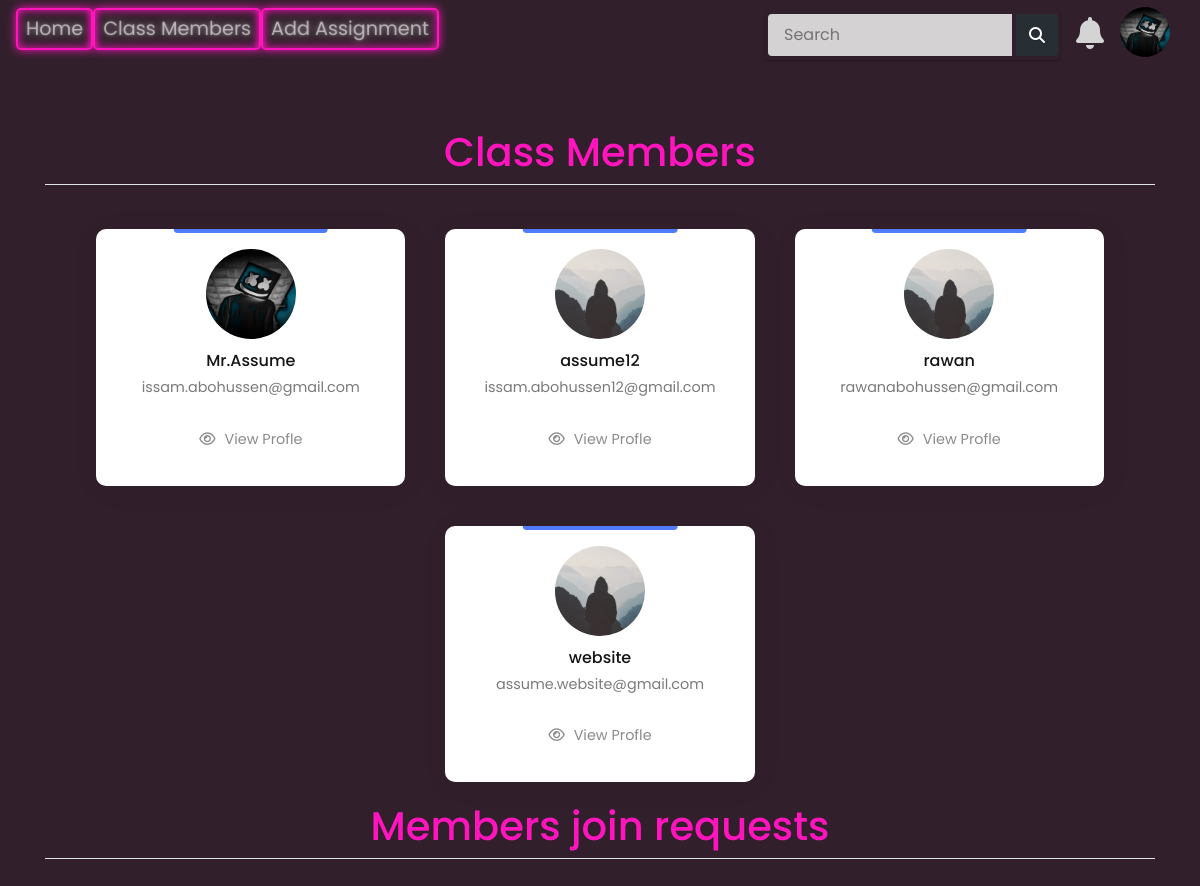
/ClassMembers (signed in), run on an earlier commit of the app's database.
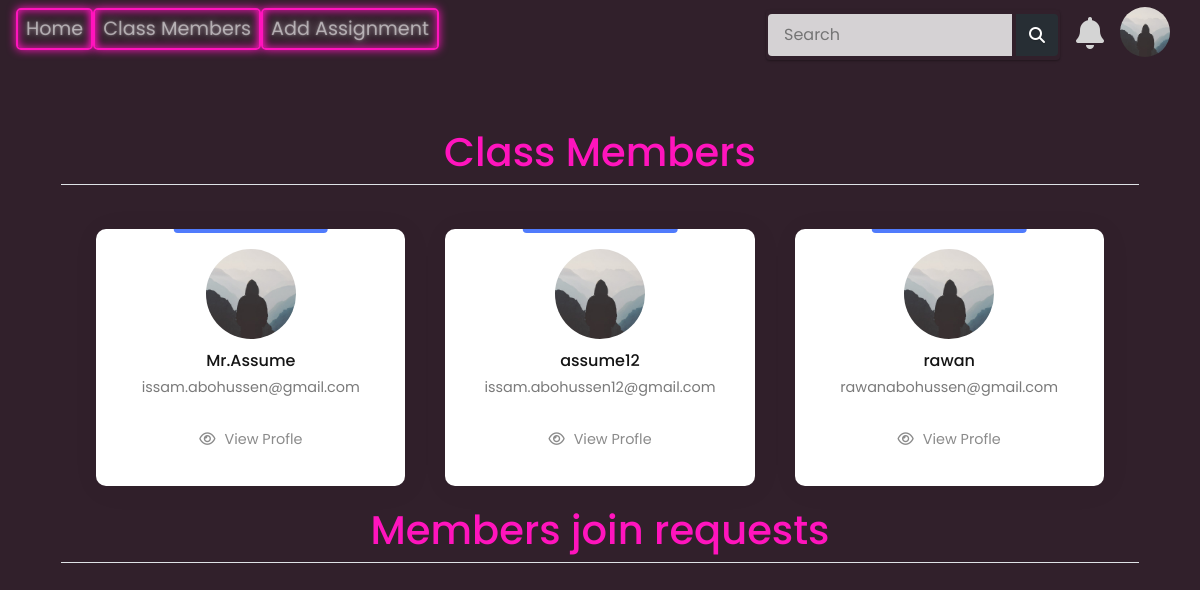
And on a later commit of the database.
### tables this page shows
CREATE TABLE users (id INTEGER PRIMARY KEY AUTOINCREMENT NOT NULL, username TEXT NOT NULL, email TEXT NOT NULL, password TEXT NOT NULL, role TEXT NOT NULL, school TEXT NOT NULL, grade TEXT NOT NULL, profile_pic TEXT NOT NULL, groupNumber INTEGER NOT NULL);

### app.py (the view)
@app.route('/ClassMembers', methods=['GET', 'POST'])
@login_required
def ClassMembers():
    currentUser = db.execute("SELECT * FROM users WHERE id = ?;", session["user_id"])
    Members = db.execute("SELECT * FROM users WHERE groupNumber = ?;", currentUser[0]["groupNumber"])
    MembersQueue = db.execute("SELECT * FROM users JOIN joinGroupQueue ON users.username = joinGroupQueue.userUsername;")
    for Member in Members:
        Member["profile_pic"] = os.path.join(app.config["UPLOAD_FODER"], Member["profile_pic"])
    for Member in MembersQueue:
        Member["profile_pic"] = os.path.join(app.config["UPLOAD_FODER"], Member["profile_pic"])
    navbar_data = get_navbar_data(session["user_id"])
    return render_template("ClassMembers.html", loggedIn="True", Members=Members, MembersQueue=MembersQueue, navbar_data=navbar_data)

### app.py (called while the page is built)
@app.after_request
def after_request(response):
    response.headers["Cache-Control"] = "no-cache, no-store, must-revalidate"
    response.headers["Expires"] = 0
    response.headers["Pragma"] = "no-cache"
    return response

### helpers.py (called while the page is built, shortened)
def login_required(f):
    @wraps(f)
    def decorated_function(*args, **kwargs):
        if session.get("user_id") is None:
            return redirect("/login")
        return f(*args, **kwargs)
    return decorated_function

def get_navbar_data(userId):
    row = db.execute("SELECT * FROM users WHERE id = ?", userId)
    role = row[0]["role"]
    username = row[0]["username"]
    groupNumber = row[0]["groupNumber"]
    profile_pic_path = row[0]["profile_pic"]
    notifications = db.execute("SELECT * FROM notifications WHERE userId = ? ORDER BY dateTime DESC;", session["user_id"])
    navbar_data = [
        {"username": username,
        "groupNumber": groupNumber,
        "role": role,
        "profile_pic_path": profile_pic_path},
        {"notifications": notifications},
        {"notificationslenght": len(notifications)}
    ]
    return navbar_data

### templates/ClassMembers.html (shortened to what this page needs)
{% extends "base.html" %} {% block title %}Login{% endblock %} {% block content %}
<head>
    <link rel="stylesheet" href="{{ url_for('static', filename='styles/btn_style.css')}}">
    <link rel="stylesheet" href="{{ url_for('static', filename='styles/style.css')}}">
    <link rel="stylesheet" href="{{ url_for('static', filename='styles/members.css')}}">
</head>
<body style="background-color: hsl(323 21% 16%);">
    <div class="content-section">
        <fieldset class="form-group">
            <legend class="border-bottom mb-4"><h1>Class Members</h1></legend>
            <div class="container">
                {% for Member in Members %}
                <div class="box">
                    <div class="top-bar"></div>
                    <div class="content">
                        <img src="{{ Member["profile_pic"] }}" alt="">
                        <strong>{{ Member["username"] }}</strong>
                        <p>{{ Member["email"] }}</p>
                    </div>
                    <div class="btn">
                        <a href="/{{ Member["username"] }}"><i class="fa fa-eye" aria-hidden="true"></i>View Profle</a>
                    </div>
                </div>
                {% endfor %}
            </div>
            {% if  navbar_data[0]["role"] =="Teacher"%}
            <legend class="border-bottom mb-4"><h1>Members join requests</h1></legend>
            {% endif %}
        </fieldset>
    </div>
</body>
{% endblock %}

### templates/base.html (shortened to what this page needs)
<!DOCTYPE html>
<html>
<head>
    <link rel="stylesheet" href="https://stackpath.bootstrapcdn.com/bootstrap/4.4.1/css/bootstrap.min.css" />
    <link rel="stylesheet" href="https://stackpath.bootstrapcdn.com/font-awesome/4.7.0/css/font-awesome.min.css" />
    <link rel="stylesheet" href="/static/styles/base.css"/>
</head>
<body>
    <nav class="navbar navbar-expand-lg navbar-dark">
        <div class="collapse navbar-collapse" id="navbar">
            <div class="navbar-nav">
                {% if  loggedIn=="True"%}
                <a class="nav-item nav-link neon-button-nav" id="home" href="/">Home</a>
                <a class="nav-item nav-link neon-button-nav" id="ClassMembers" href="/ClassMembers">Class Members</a>
                {% if  navbar_data[0]["role"] =="Teacher"%}
                <a class="nav-item nav-link neon-button-nav" id="AddVokabulary" href="/AddAssignment">Add Assignment</a>
                {% endif %}
                {% else %}
                <a class="nav-item nav-link neon-button-nav" id="login" href="/login">Login</a>
                <a class="nav-item nav-link neon-button-nav" id="signUp" href="/sign-up">Sign Up</a>
                {% endif %}
            </div>
        </div>
    </nav>
    {% if  loggedIn=="True"%}
    <div class="action">
      <div id="profile" class="profile">
        <img src="/static/profile_pics/{{ navbar_data[0]["profile_pic_path"] }}">
      </div>
    </div>
    <div id="wrapper" class="wrapper">
      <div class="notification_wrap">
        <div class="notification_icon">
          <i class="fas fa-bell"></i>
        </div>
    </div>
    <div class="search">
      <input id="serchBox" type="text" class="textbox" placeholder="Search">
      <input title="Search" value="" type="submit" class="button">
    </div>
    {% endif %}
  </div>
    <div class="container">{% block content %} {% endblock %}</div>
</body>
</html>

### static/styles/base.css (style rules this page uses)
* { margin: 0; padding: 0; font-family: 'Poppins', sans-serif; }
.action { position: fixed; top: 7px; right: 30px; z-index: 10; }
.action .profile { position: relative; width: 50px; height: 50px; border-radius: 50%; overflow: hidden; cursor: pointer; }
.action .profile img { position: absolute; top: 0; left: 0; width: 100%; height: 100%; object-fit: cover; }
.wrapper { position: fixed; top: 10px; right: -140px; z-index: 9; }
.notification_wrap { width: 500px; }
.notification_wrap .notification_icon { position: relative; width: 50px; height: 50px; font-size: 32px; margin: 0 auto; text-align: center; color: #d4d4d4; }
.notification_wrap .notification_icon .fa-bell { cursor: pointer; }
.search { outline: 0; -webkit-box-shadow: 0 1px 3px rgba(0, 0, 0, 0.12), 0 1px 2px rgba(0, 0, 0, 0.24); box-shadow: 0 1px 3px rgba(0, 0, 0, 0.12), 0 1px 2px rgba(0, 0, 0, 0.24); -webkit-border-radius: 4px; border-radius: 4px; position: fixed; top: 10px; right: 140px; }
.search > .textbox { outline: 0; height: 42px; width: 244px; line-height: 42px; padding: 0 16px; background-color: rgba(255, 255, 255, 0.8); color: #212121; border: 0; float: left; -webkit-border-radius: 4px 0 0 4px; border-radius: 4px 0 0 4px; }
.search > .button { outline: 0; background: none; background-color: rgba(38, 50, 56, 0.8); float: left; height: 42px; width: 42px; text-align: center; line-height: 42px; border: 0; color: #FFF; font: normal normal normal 14px/1 FontAwesome; font-size: 16px; text-rendering: auto; text-shadow: 0 1px 1px rgba(0, 0, 0, 0.2); -webkit-transition: background-color .4s ease; transition: background-color .4s ease; -webkit-border-radius: 0 4px 4px 0; border-radius: 0 4px 4px 0; }

### static/styles/btn_style.css (style rules this page uses)
:root { --clr-neon: hsl(317 100% 54%); --clr-bg: hsl(323 21% 16%); }
*, *::before, *::after { box-sizing: border-box; }
body { min-height: 100vh; background: var(--clr-bg); font-family: "Balsamiq Sans", cursive; color: var(--clr-neon); }
.neon-button-nav { font-size: 1.2rem; display: inline-block; cursor: pointer; text-decoration: none; color: var(--clr-neon); border: var(--clr-neon) 0.125em solid; padding: 0.25em 1em; border-radius: 0.25em; text-shadow: 0 0 0.125em hsl(0 0% 100% / 0.3), 0 0 0.45em currentColor; box-shadow: inset 0 0 0.5em 0 var(--clr-neon), 0 0 0.5em 0 var(--clr-neon); position: relative; padding-left: 30em; padding-right: 30em; }
.neon-button-nav::after { content: ""; position: absolute; top: 0; bottom: 0; left: 0; right: 0; box-shadow: 0 0 2em 0.5em var(--clr-neon); opacity: 0; background-color: var(--clr-neon); z-index: -1; transition: opacity 100ms linear; }
.content-section { margin-top: 20px; margin-top: 70px; }

### static/styles/style.css (style rules this page uses)
input { width: 45%; margin: 4px 2px; box-sizing: border-box; }
* { -webkit-box-sizing: border-box; -moz-box-sizing: border-box; box-sizing: border-box; margin: 0; padding: 0; }
h1, h3 { text-align: center; }

### static/styles/members.css (style rules this page uses)
* { box-sizing: border-box; padding: 0; margin: 0; }
body { width: 100%; font-family: 'Roboto', sans-serif; margin: 0; padding: 0; background: #b8dae3; display: flex; flex-direction: column; }
.container { width: 100%; display: flex; justify-content: center; align-items: center; flex-wrap: wrap; }
.box { position: relative; min-width: 250px; background-color: #fff; box-shadow: 2px 3px 30px rgba(0,0,0,0.05); display: flex; flex-direction: column; justify-content: center; align-items: center; padding: 20px; margin: 20px; position: relative; border-radius: 10px; }
.top-bar { width: 50%; height: 4px; background: #507bfc; position: absolute; top: 0px; left: 50%; transform: translateX(-50%); border-radius: 0px 0px 10px 10px; }
.content img { width: 90px; height: 90px; border-radius:100px; overflow: hidden; object-fit: cover; object-position: top; }
.content { display: flex; flex-direction: column; justify-content: center; align-items: center; }
.content strong { font-weight: 500; color: #141414; margin-top: 10px; }
.content p { font-size: 0.9rem; color: #7a7a7a; margin: 4px 0px 10px 0px; cursor: pointer; }
.btn { margin-top: 5px; display: flex; justify-content: space-between; align-items: center; width: 100%; margin-left: 100px; }
.btn a i { margin-right: 9px; }
.btn a { border-radius: 20px; color: #8b8b8b; padding: 8px 20px; font-size: 0.9rem; }

What changed in the data, as far as the page shows it:
removed users: profile_pic (placeholder picture), username "website", email "assume.website@gmail.com"
changed users "Mr.Assume": profile_pic: picture removed, a placeholder shows
